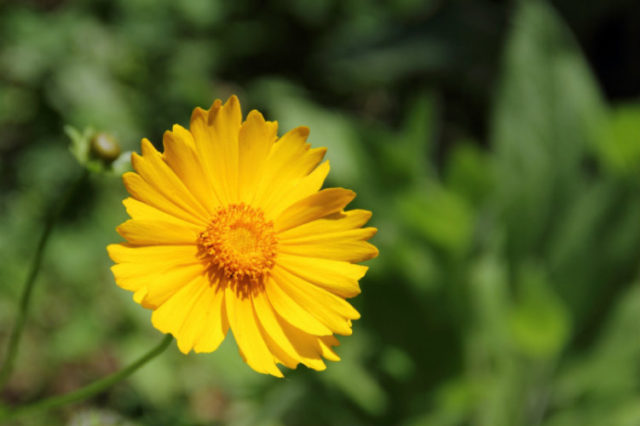
#> input picture atividade_8/img/flor.jpg, 640 x 426 px, found by its file name
$ python atv_8.py
#> lines starting #> are read from the running program, lines starting #| are printed output that depends on the picture; after the words box and inside, x2 and y2 are one past the last pixel; in counts of white or black regions, pixels touching at a corner belong together
import cv2

imagem_colorida = cv2.imread(r"atividade_8\img\flor.jpg")
#> imagem_colorida is the input picture: shape (426, 640, 3); mean B, G, R 29.8, 101.5, 95.5


imagem_cinza = cv2.cvtColor(imagem_colorida, cv2.COLOR_BGR2GRAY)
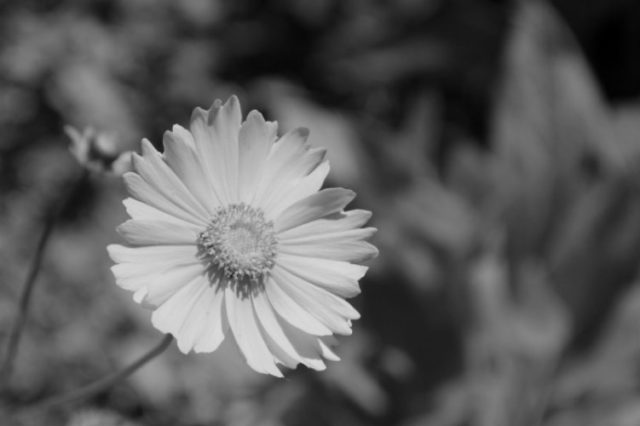
#> imagem_cinza: shape (426, 640); min 0, max 221, mean 91.5


filtragem = cv2.GaussianBlur(imagem_cinza, (5, 5), 0)

_, imagem_binaria = cv2.threshold(filtragem, 127, 255, cv2.THRESH_BINARY)
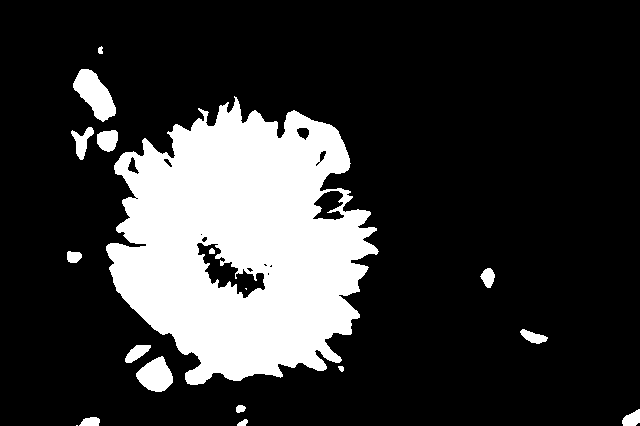
#> imagem_binaria: shape (426, 640); 20.4% white; 18 white regions (2 under 20 px), largest, box (x1, y1, x2, y2) and area: (106, 96, 379, 385) 51363, (73, 69, 116, 122) 1243, (136, 356, 173, 392) 884

_, imagem_binaria2 = cv2.threshold(imagem_cinza, 127, 255, cv2.THRESH_BINARY)
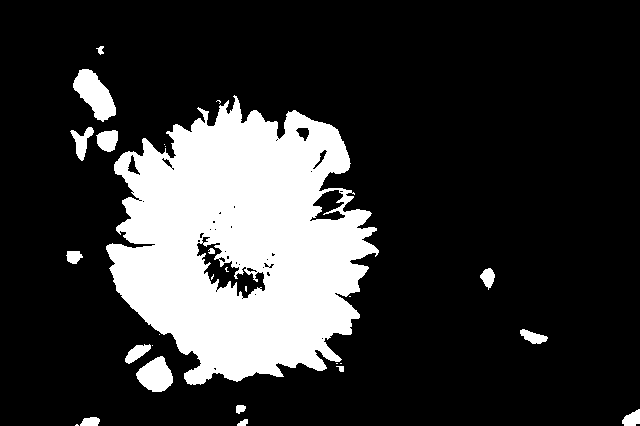
#> imagem_binaria2: shape (426, 640); 20.3% white; 28 white regions (12 under 20 px), largest, box (x1, y1, x2, y2) and area: (106, 95, 379, 385) 51094, (73, 69, 116, 122) 1249, (136, 356, 173, 392) 895


cv2.imshow("imagem",imagem_binaria2)
cv2.waitKey(0)
cv2.destroyAllWindows()
